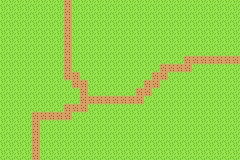

This game map was drawn from its Tiled (.tmx) file and the tilesets committed beside it. A one-line description and the full map source follow:
An orthogonal 30x20 tile map with 8x8 px tiles, 1 tile layer (Tile Layer 1), 2 tilesets.

<map version="1.10" tiledversion="1.11.2" orientation="orthogonal" renderorder="right-down" width="30" height="20" tilewidth="8" tileheight="8" infinite="0" nextlayerid="2" nextobjectid="1">
 <tileset firstgid="1" name="grass" tilewidth="8" tileheight="8" tilecount="1" columns="1">
  <image source="../sprites/grass.png" width="8" height="8" />
 </tileset>
 <tileset firstgid="2" name="road" tilewidth="8" tileheight="8" tilecount="1" columns="1">
  <image source="../sprites/road.png" width="8" height="8" />
 </tileset>
 <layer id="1" name="Tile Layer 1" width="30" height="20">
  <data encoding="csv">
1,1,1,1,1,1,1,1,2,1,1,1,1,1,1,1,1,1,1,1,1,1,1,1,1,1,1,1,1,1,
1,1,1,1,1,1,1,1,2,1,1,1,1,1,1,1,1,1,1,1,1,1,1,1,1,1,1,1,1,1,
1,1,1,1,1,1,1,1,2,1,1,1,1,1,1,1,1,1,1,1,1,1,1,1,1,1,1,1,1,1,
1,1,1,1,1,1,1,1,2,1,1,1,1,1,1,1,1,1,1,1,1,1,1,1,1,1,1,1,1,1,
1,1,1,1,1,1,1,1,2,1,1,1,1,1,1,1,1,1,1,1,1,1,1,1,1,1,1,1,1,1,
1,1,1,1,1,1,1,1,2,1,1,1,1,1,1,1,1,1,1,1,1,1,1,1,1,1,1,1,1,1,
1,1,1,1,1,1,1,1,2,1,1,1,1,1,1,1,1,1,1,1,1,1,1,1,1,1,1,1,1,1,
1,1,1,1,1,1,1,1,2,1,1,1,1,1,1,1,1,1,1,1,1,1,1,2,2,2,2,2,2,2,
1,1,1,1,1,1,1,1,2,1,1,1,1,1,1,1,1,1,1,1,2,2,2,2,1,1,1,1,1,1,
1,1,1,1,1,1,1,1,2,2,1,1,1,1,1,1,1,1,1,2,2,1,1,1,1,1,1,1,1,1,
1,1,1,1,1,1,1,1,1,2,2,1,1,1,1,1,1,1,2,2,1,1,1,1,1,1,1,1,1,1,
1,1,1,1,1,1,1,1,1,1,2,1,1,1,1,1,1,2,2,1,1,1,1,1,1,1,1,1,1,1,
1,1,1,1,1,1,1,1,1,1,2,2,2,2,2,2,2,2,1,1,1,1,1,1,1,1,1,1,1,1,
1,1,1,1,1,1,1,1,2,2,2,1,1,1,1,1,1,1,1,1,1,1,1,1,1,1,1,1,1,1,
1,1,1,1,2,2,2,2,2,1,1,1,1,1,1,1,1,1,1,1,1,1,1,1,1,1,1,1,1,1,
1,1,1,1,2,1,1,1,1,1,1,1,1,1,1,1,1,1,1,1,1,1,1,1,1,1,1,1,1,1,
1,1,1,1,2,1,1,1,1,1,1,1,1,1,1,1,1,1,1,1,1,1,1,1,1,1,1,1,1,1,
1,1,1,1,2,1,1,1,1,1,1,1,1,1,1,1,1,1,1,1,1,1,1,1,1,1,1,1,1,1,
1,1,1,1,2,1,1,1,1,1,1,1,1,1,1,1,1,1,1,1,1,1,1,1,1,1,1,1,1,1,
1,1,1,1,2,1,1,1,1,1,1,1,1,1,1,1,1,1,1,1,1,1,1,1,1,1,1,1,1,1
</data>
 </layer>
</map>